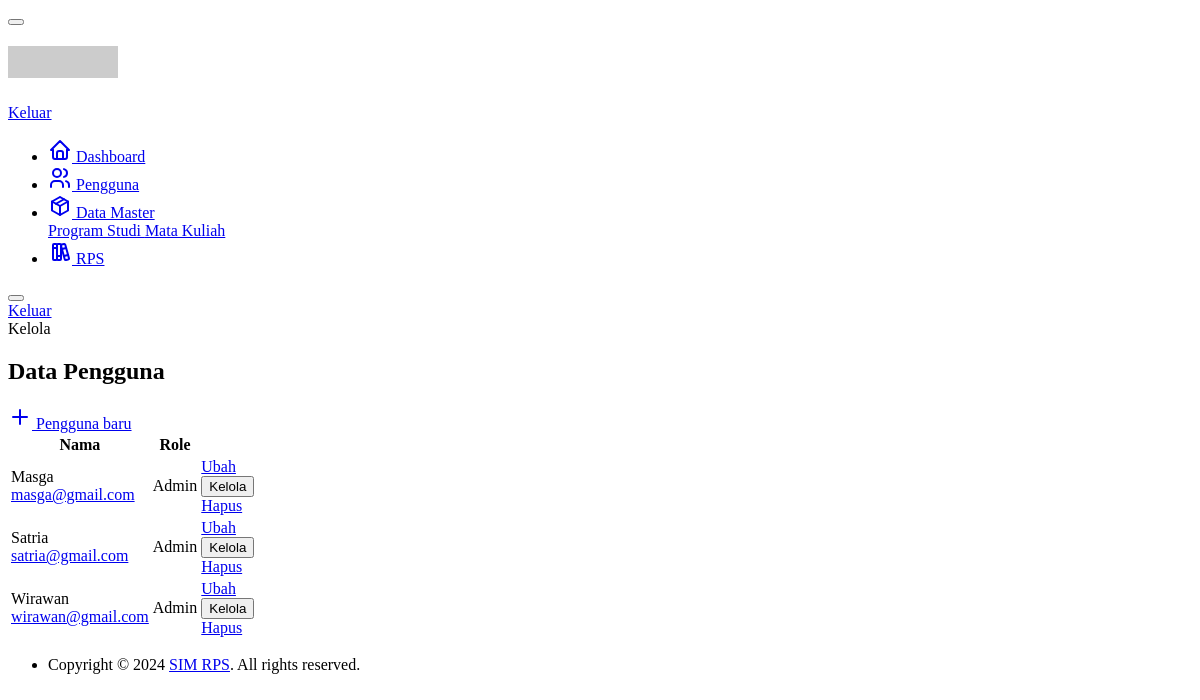
The app's page /index.php/admin/user with its own data.
### tables this page shows
CREATE TABLE `user` (
  `id` int(11) NOT NULL,
  `nama` varchar(255) NOT NULL,
  `email` varchar(255) NOT NULL,
  `password` varchar(255) NOT NULL,
  `role` varchar(255) NOT NULL
);

### application/controllers/admin/User.php (called while the page is built, shortened)
<?php
class User extends CI_Controller
{
    public function __construct()
    {
        $this->load->model('user_model');
    }
    public function index()
    {
        $this->load->view(
            'layouts/admin/header',
            array(
                'page_title' => 'Kelola Pengguna',
                'auth' => $this->session->userdata('auth'),
            )
        );
        $this->load->view(
            'admin/user/index',
            array(
                'user' => $this->user_model->search_user(),
            )
        );
        $this->load->view('layouts/admin/footer');
    }
}

### index.php (called while the page is built, shortened)
<?php
require_once BASEPATH.'core/CodeIgniter.php';

### application/models/User_model.php (called while the page is built, shortened)
<?php
class User_model extends CI_Model
{
    private string $table_name = 'user';
    public function search_user(array $where = NULL)
    {
        $data = $this->db->get($this->table_name)->result_array();
        $user = array_map(function ($item) {
            $model = new User_model;
            foreach ($item as $key => $value) {
                $model->{$key} = $value;
            }
            return $model;
        }, $data);
        return $user;
    }
}

### application/views/admin/user/index.php (the view, shortened to what this page needs)
<div class="page-header d-print-none">
    <div class="container-xl">
        <div class="row g-2 align-items-center">
            <div class="col">
                <div class="page-pretitle">
                    Kelola
                </div>
                <h2 class="page-title">
                    Data Pengguna
                </h2>
            </div>
            <div class="col-auto ms-auto d-print-none">
                <div class="btn-list">
                    <a href="<?= base_url('/admin/user/create') ?>" class="btn btn-primary d-none d-sm-inline-block">
                        <svg xmlns="http://www.w3.org/2000/svg" class="icon" width="24" height="24" viewBox="0 0 24 24" stroke-width="2" stroke="currentColor" fill="none" stroke-linecap="round" stroke-linejoin="round">
                            <path stroke="none" d="M0 0h24v24H0z" fill="none"></path>
                            <path d="M12 5l0 14"></path>
                            <path d="M5 12l14 0"></path>
                        </svg>
                        Pengguna baru
                    </a>
                </div>
            </div>
        </div>
    </div>
</div>
<div class="page-body">
    <div class="container-xl">
        <div class="row row-cards">
            <div class="col-12">
            <div class="card">
                <div class="table-responsive">
                    <table class="table table-vcenter table-mobile-md card-table">
                        <thead>
                            <tr>
                                <th>Nama</th>
                                <th>Role</th>
                                <th class="w-1"></th>
                            </tr>
                        </thead>
                        <tbody>
                            <?php foreach ($user as $model) { ?>
                                <tr>
                                    <td data-label="Nama">
                                        <div class="d-flex py-1 align-items-center">
                                            <div class="flex-fill">
                                                <div class="font-weight-medium"><?= $model->nama ?></div>
                                                <div class="text-secondary"><a href="mailto:<?= $model->email ?>" class="text-reset"><?= $model->email ?></a></div>
                                            </div>
                                        </div>
                                    </td>
                                    <td class="text-secondary" data-label="Role">
                                        <?= ucfirst($model->role) ?>
                                    </td>
                                    <td>
                                        <div class="btn-list flex-nowrap">
                                            <a href="<?= base_url("/admin/user/edit/{$model->id}") ?>" class="btn">
                                                Ubah
                                            </a>
                                            <div class="dropdown">
                                                <button class="btn dropdown-toggle align-text-top" data-bs-toggle="dropdown" aria-expanded="false">
                                                    Kelola
                                                </button>
                                                <div class="dropdown-menu dropdown-menu-end" style="">
                                                    <a class="dropdown-item" href="<?= base_url("/admin/user/delete/{$model->id}") ?>">
                                                        Hapus
                                                    </a>
                                                </div>
                                            </div>
                                        </div>
                                    </td>
                                </tr>
                            <?php } ?>
                        </tbody>
                    </table>
                </div>
            </div>
        </div>
    </div>
</div>

### application/views/layouts/admin/header.php (style rules this page uses)
:root { --tblr-font-sans-serif: 'Inter Var', -apple-system, BlinkMacSystemFont, San Francisco, Segoe UI, Roboto, Helvetica Neue, sans-serif; }
body { font-feature-settings: "cv03", "cv04", "cv11"; }

### records on screen
user: nama "Masga", email "masga@gmail.com", role "Admin"
user: nama "Satria", email "satria@gmail.com", role "Admin"
user: nama "Wirawan", email "wirawan@gmail.com", role "Admin"
